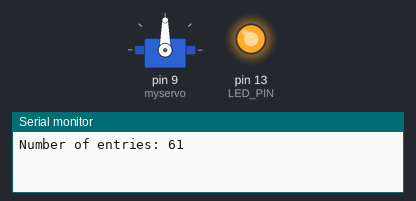
Bench run of a sketch on a simulated Arduino Uno, built with avr-gcc and run on an emulated ATmega328P. Shown: servo, output pins drawn as LEDs (lit = HIGH), the last lines printed to the serial monitor.

Above: at 0.1 s.
At 26.2 s:
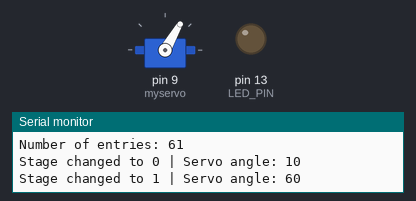
At 33.9 s:
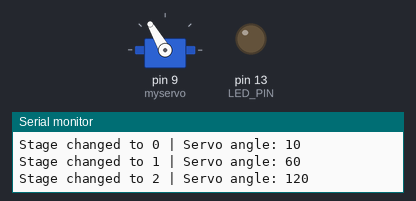
At 42.3 s:
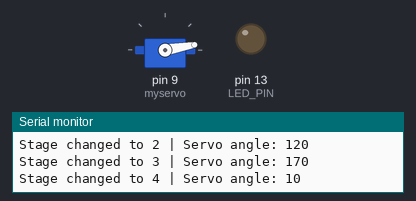
Timing chart, 0 to 43.8 s (numbered marks = the images above):
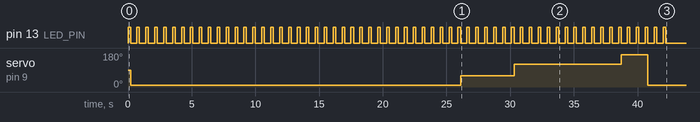

The sketch:

BloomingFlower_HardCodedArray.ino
```cpp
#include <Servo.h>

Servo myservo;

const int LED_PIN = 13;  // Onboard LED

// Stage values (your data)
const int stages[] = {
  0,0,0,0,0,0,0,0,0,0,0,0,0,0,0,0,0,0,0,0,
  0,0,0,0,0,0,0,0,0,0,0,0,0,0,0,0,0,
  1,1,1,1,1,1,
  2,2,2,2,2,2,2,2,2,2,2,2,
  3,3,3,
  4,4,4
};

const int numStages = sizeof(stages) / sizeof(stages[0]);

void setup() {
  Serial.begin(9600);
  while (!Serial);

  myservo.attach(9);        // Servo on pin 9
  pinMode(LED_PIN, OUTPUT); // LED output

  runStages();
}

void loop() {
  // nothing here
}

void blinkLED() {
  digitalWrite(LED_PIN, HIGH);
  delay(200);
  digitalWrite(LED_PIN, LOW);
}

int getServoAngle(int stage) {
  switch (stage) {
    case 0: return 10;
    case 1: return 60;
    case 2: return 120;
    case 3: return 170;
    case 4: return 10;  // reset position
    default: return 10;
  }
}

void runStages() {
  Serial.print("Number of entries: ");
  Serial.println(numStages);
  Serial.println();

  int lastStage = -1;

  for (int i = 0; i < numStages; i++) {
    int stage = stages[i];
    int angle = getServoAngle(stage);

    // Blink every time a new element is read
    blinkLED();

    // Only move servo if stage changed
    if (stage != lastStage) {
      Serial.print("Stage changed to ");
      Serial.print(stage);
      Serial.print(" | Servo angle: ");
      Serial.println(angle);

      myservo.write(angle);
      lastStage = stage;
    }

    delay(500);  // Delay between array reads
  }

  Serial.println("All stages complete!");
}
```
